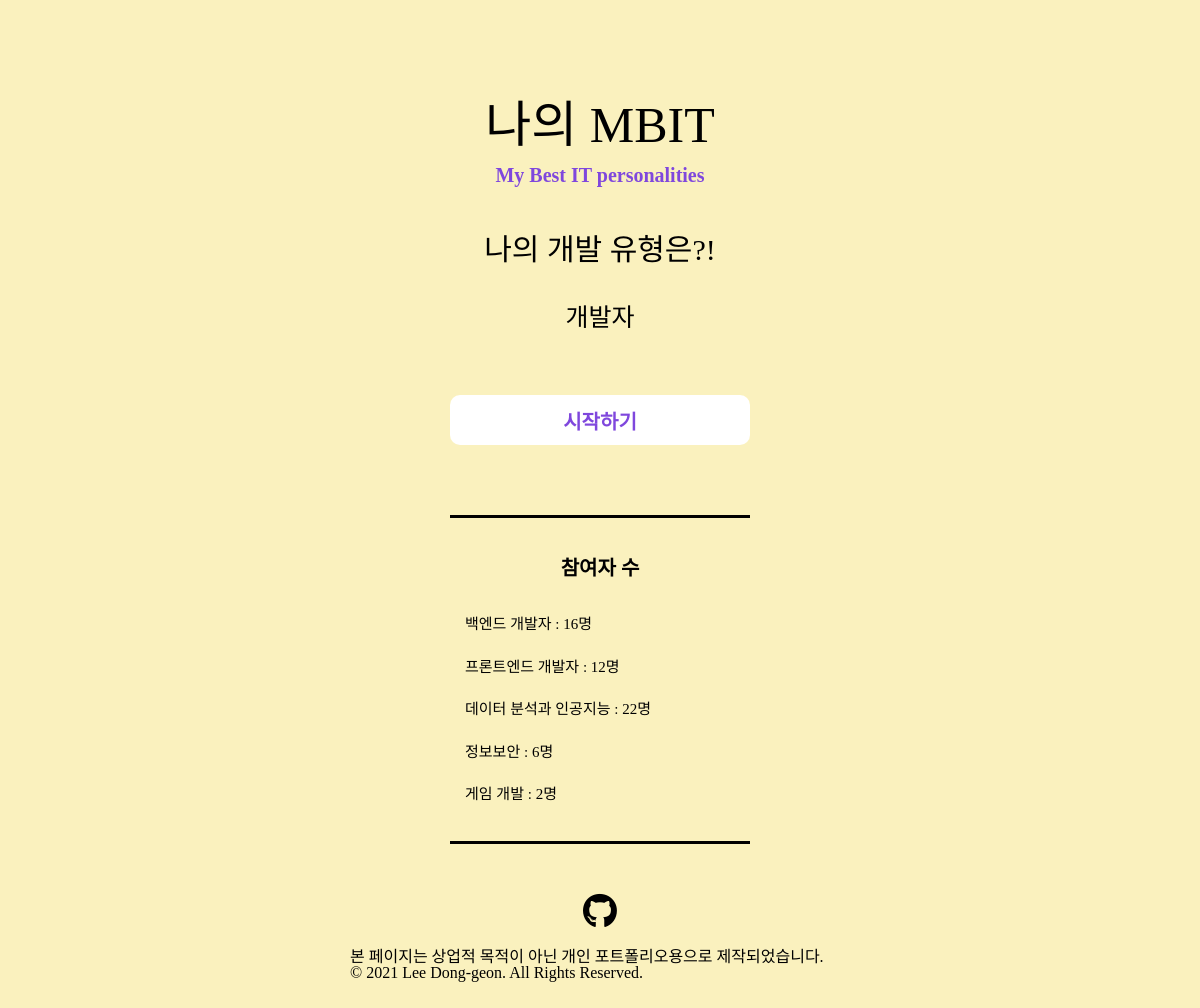
The page / on the database its author committed.
### main/models.py (models this page shows, shortened)
class Developer(models.Model):
    name = models.CharField(max_length = 50)
    count = models.IntegerField(default = 0)
    data = models.JSONField()

### main/views.py (the view)
# urls.py: path('', views.index, name='index'),
def index(request):
    developers = Developer.objects.all()
    context = {
        'developers' : developers,
    }
    return render(request, 'main/index.html', context = context)

### main/templates/main/index.html (shortened to what this page needs)
{% extends 'main/base.html' %}
{% load static %}
{% block head %}
    <link rel="stylesheet" type="text/css" href="{% static 'css/reset.css' %}">
    <link rel="stylesheet" type="text/css" href="{% static 'css/style.css' %}">
{% endblock head %}
{% block body %}
    <section id="main_contents">
        <div class="wrapper">
            <div class="title">
                <h3 class="main_title">나의 MBIT</h3>
                <h3 class="sub_title">My Best IT personalities</h3>
            </div>
            <div class="intro">
                <h1>나의 개발 유형은?!</h1>
                <div class="type">
                    <ul class="type_list">
                        <li>개발자</li>
                    </ul>
                </div>
            </div>
            <div class="button">
                <a href="{% url 'main:form' %}">
                    <button class="start" type="button">시작하기</button>
                </a>
            </div>
            <div class="result_data">
                <div class="data_wrap">
                    <h3>참여자 수</h3>
                    <ul>
                    {% for developer in developers %}
                        <li>{{ developer.name }} : {{ developer.count }}명</li>
                    {% endfor %}
                    </ul>
                </div>
            </div>
            <div class="one_only">
                <div>
                    <a target="_blank" href="https://github.com/oneonlee"><i class="fab fa-github"></i></a>
                </div>
                <p>본 페이지는 상업적 목적이 아닌 개인 포트폴리오용으로 제작되었습니다.<br>
                    © 2021 Lee Dong-geon. All Rights Reserved.</p>
            </div>
        </div>
    </section>
{% endblock body %}

### main/templates/main/base.html (shortened to what this page needs)
{% load static %}
<!DOCTYPE html>
<html lang="en">
<head>
  {% block head %}
  {% endblock head %}
</head>
<body>
  {% block body %}
  {% endblock body %}
</body>
</html>

### main/static/css/style.css (style rules this page uses)
html { width: 100%; height: 100%; }
body { width: 100%; height: 100%; background-color: #FAF1BE; color: #000; font-family: "NEXON Lv1 Gothic OTF"; }
#main_contents { display: flex; justify-content: center; width: 100%; height: 100%; margin-top: 100px; padding-bottom: 50px; }
#main_contents .wrapper { display: flex; flex-direction: column; width: 100%; height: 100%; max-width: 500px; }
.title { text-align: center; padding-bottom: 50px; }
.main_title { font-family: "GmarketSansBold"; font-size: 50px; padding-bottom: 15px; }
.sub_title { font-size: 20px; font-weight: bold; color: #7f47dd; }
.intro { text-align: center; padding-bottom: 40px; }
.intro h1 { font-size: 30px; padding-bottom: 15px; }
.type { font-size: 25px; line-height: 3em; height: 3em; overflow: hidden; }
.type_list { animation: rotate 7s infinite; }
.button { text-align: center; padding-bottom: 50px; }
.button button { width: 300px; height: 50px; padding: 5px; border-style: none; border-radius: 10px; font-family: "NEXON Lv1 Gothic OTF"; font-size: 20px; font-weight: bold; background-color: #FFF; color: #7f47dd; cursor: pointer; margin-bottom: 20px; }
.result_data { display: flex; justify-content: center; }
.result_data .data_wrap { width: 270px; padding: 15px; border-top: 3px solid #000; border-bottom: 3px solid #000; line-height: 1.5; margin-bottom: 50px; }
.result_data h3 { text-align: center; font-size: 20px; font-weight: bold; padding: 20px 0 30px; }
.result_data li { font-size: 15px; padding-bottom: 20px; }
.one_only { justify-content: center; padding-bottom: 50px; }
.one_only a { justify-content: center; text-decoration: none; display: flex; width: auto; padding-bottom: 20px; }
.one_only a i { font-size: 35px; justify-content: center; color: #000; }

### rows shown on the page
Developer: name "백엔드 개발자", count "16"
Developer: name "프론트엔드 개발자", count "12"
Developer: name "데이터 분석과 인공지능", count "22"
Developer: name "정보보안", count "6"
Developer: name "게임 개발", count "2"
